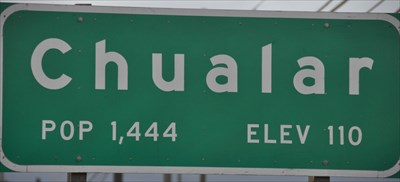
#> input picture images/chualar_sign.jpg, 400 x 182 px, found by its file name
$ python cv-imread-ex.py
#> lines starting #> are read from the running program, lines starting #| are printed output that depends on the picture
import numpy as np
import cv2

img = cv2.imread('images/chualar_sign.jpg', cv2.IMREAD_GRAYSCALE)
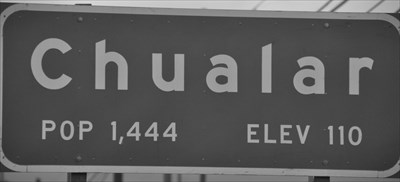
#> img: shape (182, 400); min 9, max 222, mean 90.9

cv2.imshow("Chular sign", img)
cv2.waitKey(7000)

# uint8
print(img.dtype)
#| uint8

# (3, 2, 3)
print(img.shape)
#| (182, 400)
print(img)
#> (printed output is left out)

$ run again, with images/bit.jpg copied over images/chualar_sign.jpg
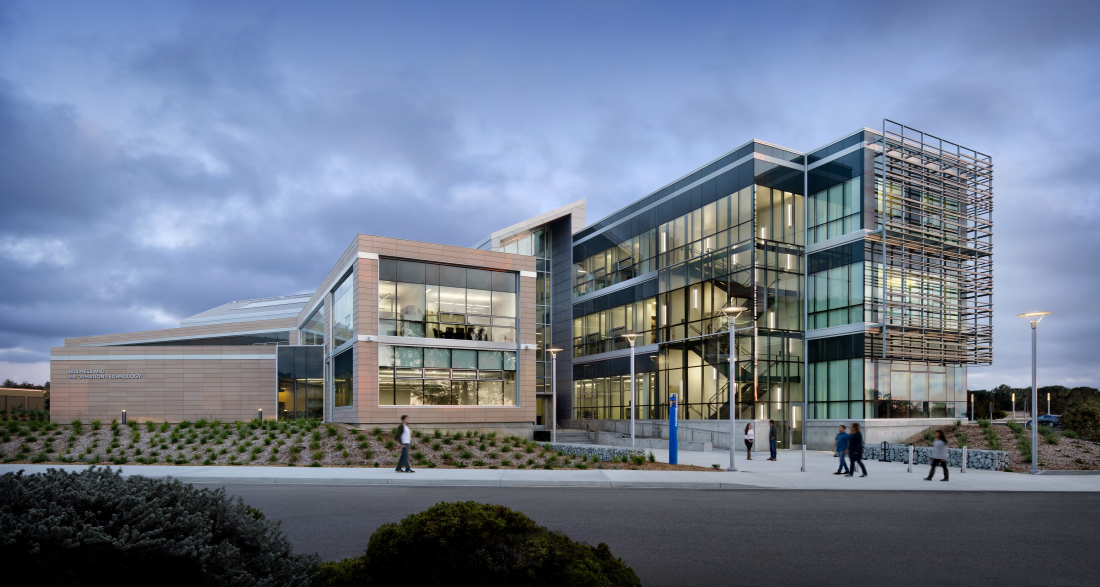
#> input picture images/bit.jpg, 3300 x 1760 px, found by its file name (shown at 1/3 size)
#> `img = cv2.imread('images/chualar_sign.jpg', cv2.IMREAD_GRAYSCALE)`:
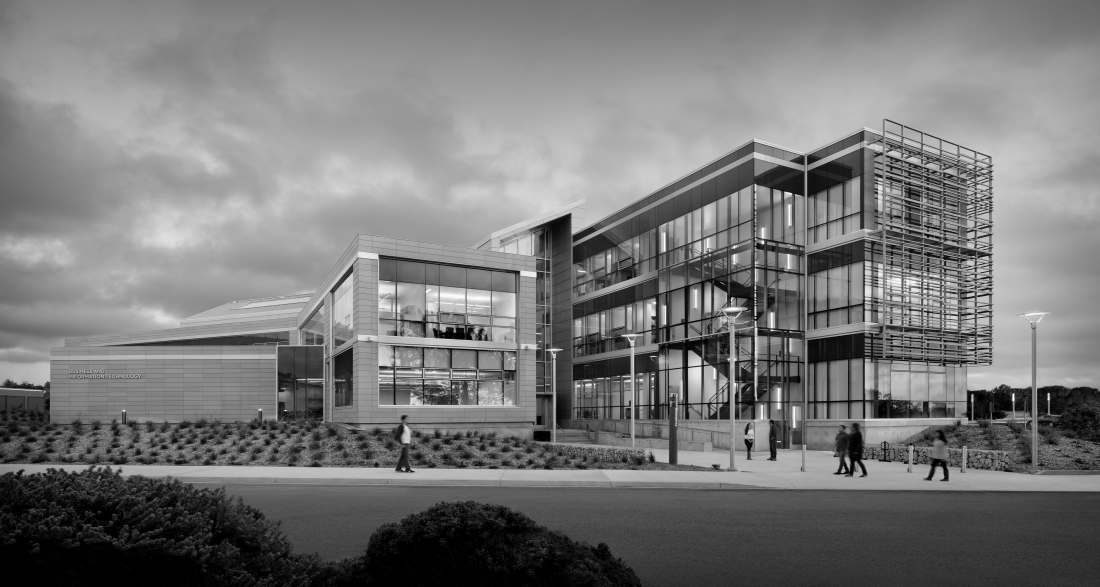
#> img: shape (1760, 3300) (shown at 1/3 size); min 0, max 255, mean 120.2
#| uint8
#| (1760, 3300)
#> (printed output is left out)
